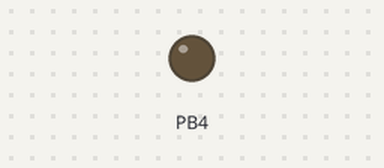
This sketch was run on a simulated ATtiny85, built with avr-gcc and run on an emulated ATtiny85. On the bench: output pins drawn as LEDs (lit = HIGH).

Above: at 0.1 s.
Timing chart, 0 to 1.6 s (numbered marks = the images above):
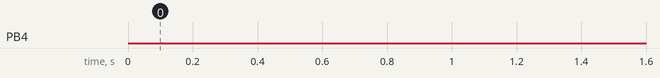

The sketch:

iLapATTiny85Transponder.ino
```cpp
// The code makes use of ATTiny85's internal 8MHz clock.
// No prescaler has been selected and divide counter was
// set to 17 resulting to ~470KHz Fast PWM output to PIN4
// (by enabling PWM1B in GTCCR). Toggling was done using
// a 26uS delay causing a 38KHz data mixing with the carrier
// signal (enabling and disabling the Fast PWM)

#define DELAY_MICROSEC  24     // This was supposed to be 26 but due to inaccuracy and some delays using
                               // internal clock and use of delayMicroseconds function
                               // the value was adjusted to achieve the desired output
void setup() {
  pinMode(4, OUTPUT);
  digitalWrite(4, HIGH);
  TCCR1 = _BV(CTC1) | _BV(CS10);
  GTCCR = _BV(PWM1B);
  OCR1C = 17;
  OCR1B = 7;  // 41% duty cycle
}

void loop() {
  // send code 1234567 (equivalent to 0E AD DC BA 98)
  // for other ILaps equivalent code please see iLapsKeyCode.txt
  sendByte(0x0E);
  sendByte(0xAD);
  sendByte(0xDC);
  sendByte(0xBA);
  sendByte(0x98);
  sendByte(0xD6);
  delay(5);
}

void sendByte(uint8_t data){
  space(DELAY_MICROSEC);   // start bit
  for (uint8_t i = 0; i<8; i++){
    if (data & 1) {
      mark(DELAY_MICROSEC);
    } else {
      space(DELAY_MICROSEC);
    }
    data>>=1;
  }
  mark(DELAY_MICROSEC);   // stop bit
}


void mark(int time){
  GTCCR &= ~(_BV(COM1B1));
  digitalWrite(4, HIGH);
  delayMicroseconds(time-5);
}

void space(int time){
  GTCCR |= _BV(COM1B1);
  delayMicroseconds(time);
}
```
